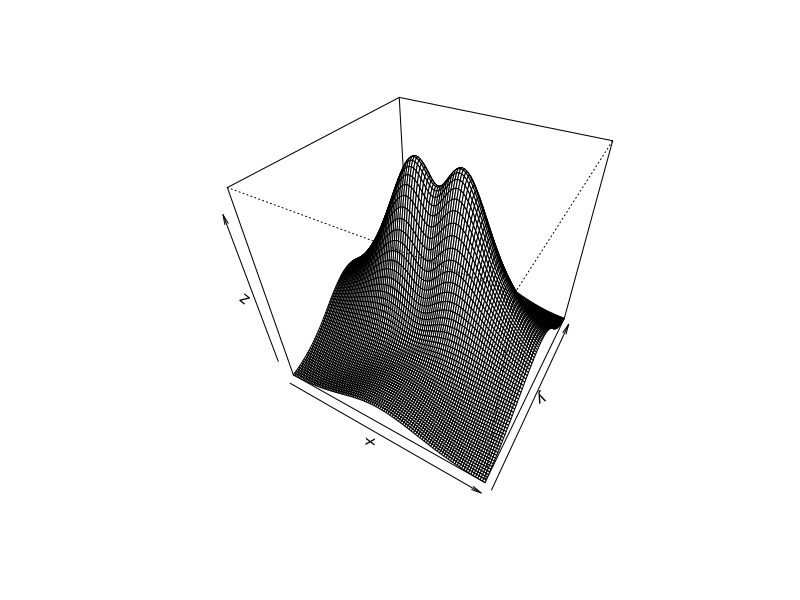
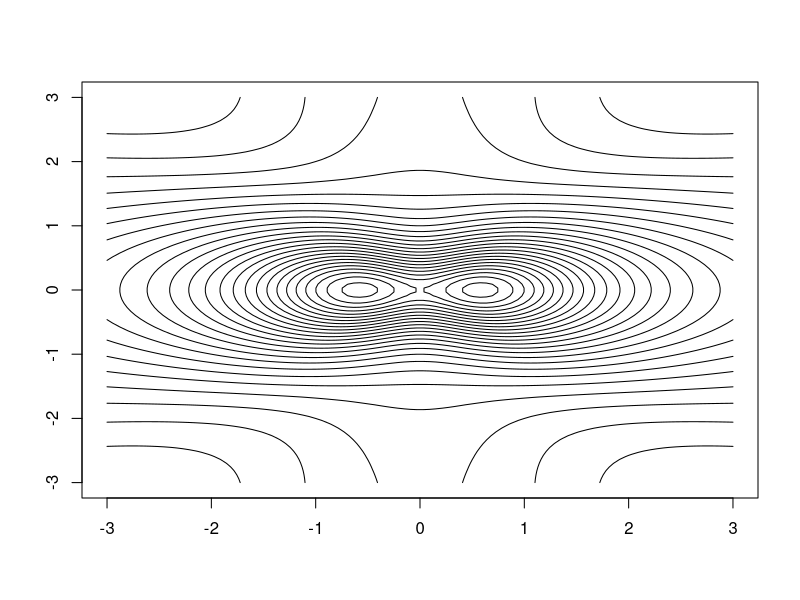

Write the R code that produced these figures, in order. (Note: this script raises an error after producing the figures.)
## ---- chunk 1
fxy = function(x,y){
  - ( ((x^2-1) *(y^2-4) + x^2 + y^2 -5)/(x^2 + y^2 +1)^2 )
}
x = seq(-3, 3, length = 100)
y = x
z = outer(x, y, fxy)
persp(x, y, z,theta = 30, phi = 40)
contour(x, y, z, nlevels = 20, drawlabels = F)

## ---- chunk 2
fxy = function(x){
  - ( ((x[1]^2 -1) *(x[2]^2 -1) + x[1]^2 + x[2]^2 -5)/(x[1]^2 + x[2]^2 +1)^2 )
}

f.prime = function(x){
	f.prime.dx = 2*x[1]/(x[1]^2 + x[2]^2 +1)^3 *(x[1]^2* x[2]^2 -3*x[1]^2 -x[2]^4 +2*x[2]^2 +1)
	f.prime.dy = 2*x[2]/(x[1]^2 + x[2]^2 +1)^3 *(x[1]^2 *x[2]^2 -x[1]^4 -7*x[1]^2 -2)
	out = matrix(c(f.prime.dx,f.prime.dy),ncol=1)
	return(out)
}

## ---- chunk 3

# starting point
x = c(-2,-2)
M = diag(-1, 2, 2)
itr = 100
alpha.default = 1
alpha = alpha.default
x.values = matrix(0, itr+1, 2) #initialize a matrix, rows = itr+1, column = 2
x.values[1,] = x #1st element is the starting points

#search loop
for (i in 1:itr){
  hessian.inv = solve(M)
  xt = x - alpha*hessian.inv %*% f.prime(x)
  #Reduce alpha until a correct step is reached - backtracking
  while(fxy(xt) < fxy(x)){ 
    alpha =alpha/2
    xt = x - alpha*hessian.inv %*% f.prime(x)
  }
  x.values[i+1, ] = x = xt
  alpha = alpha.default #adjust back to = 1
}

## ---- chunk 4
x		       # FINAL ESTIMATE
fxy(x) 		   # OBJECTIVE FUNCTION AT ESTIMATE
f.prime(x) # GRADIENT AT ESTIMATE
#f.prime is very close to 0
## ---- chunk 5
#open file houseprice

# last column is the dependent variable
data.sub = houseprice[, 2:61] # X
y = houseprice[, 62]
n = length(y) # number of obs
m = ncol(data.sub) #number of var
num.starts = 8
runs = matrix(0, num.starts, m)
itr = 30
runs.bic = matrix(0,num.starts,itr)

## ---- chunk 6
#Since each run is the bunch of 1 and 0 -> can generate randomly by Benoulli dist
set.seed(678)
for(i in 1:num.starts){
  runs[i,] = rbinom(m, 1, 0.5)
} #-> 8 starts contains 60 predictors with 1 -included and 0 -not included
# at the end, we want to have convergence towards 8 best models then use bic to decide which one is the best

colnames(runs) = colnames(data.sub)
## ---- chunk 7
for(k in 1:num.starts){
  run.current = runs[k,] # one model each time
  
  #1. Random start iteration - 1st run
  for(j in 1:itr){
    run.vars = data.sub[, run.current ==1] #only picks those included -> create subset
    g = lm(y~ ., data = run.vars) #fit new model
    run.bic = extractAIC(g, k = log(n))[2]
    run.next = run.current 
    
    # 2. testing all models in 1-neighborhood and selecting the lowest bic
    for(i in 1:m){
      run.step = run.current
      run.step[i] =! run.current[i]
      run.vars = data.sub[, run.step == 1]
      g = lm(y~., run.vars)
      run.step.bic = extractAIC(g, k= log(n))[2]
      if(run.step.bic < run.bic){ #if there's an improvement -> replace -> continue searching
        run.next = run.step
        run.bic = run.step.bic
      }
    } # after this loop, find the min in the k-th in 1-neighborhood model:
    run.current = run.next
    runs.bic[k, j] = run.bic
  }
  runs[k, ] = run.current # update row runs by its newly found model 
}

## ---- chunk 8
runs 		  # selected predictors
runs.bic 	# BIC values

plot(1:(itr*num.starts), -c(t(runs.bic)), xlab = "Cummulative iteration", ylab = "Negative BIC", type = "n")


for(i in 1:num.starts){
  lines((i-1)*itr + (1:itr), -runs.bic[i,])
}

min = rep(0, times = num.starts)
for (i in 1:num.starts){
  min[i] = min(runs.bic[i, ])
}

which.min(min) #4th model has lowest BIC and converge -> choose model 4


summary(lm(y~ ., data.sub[, runs[4, ] == 1]))
## ---- chunk 9
h = function(x){x^3/ (1 - exp(2*x))}
n = 100000

set.seed(1)
x = rnorm(n, 0, 1) 

mean(h(x)) #estimator

#true value of E[h(X)]
integrand = function(x){
  h = x^3/ (1 - exp(2*x))
  f = 1/sqrt(2*pi) * exp(-x^2/2)
  return(h*f)
}
integrate(integrand, lower = -Inf, upper = Inf)

# the estimation is quite close to the true value
